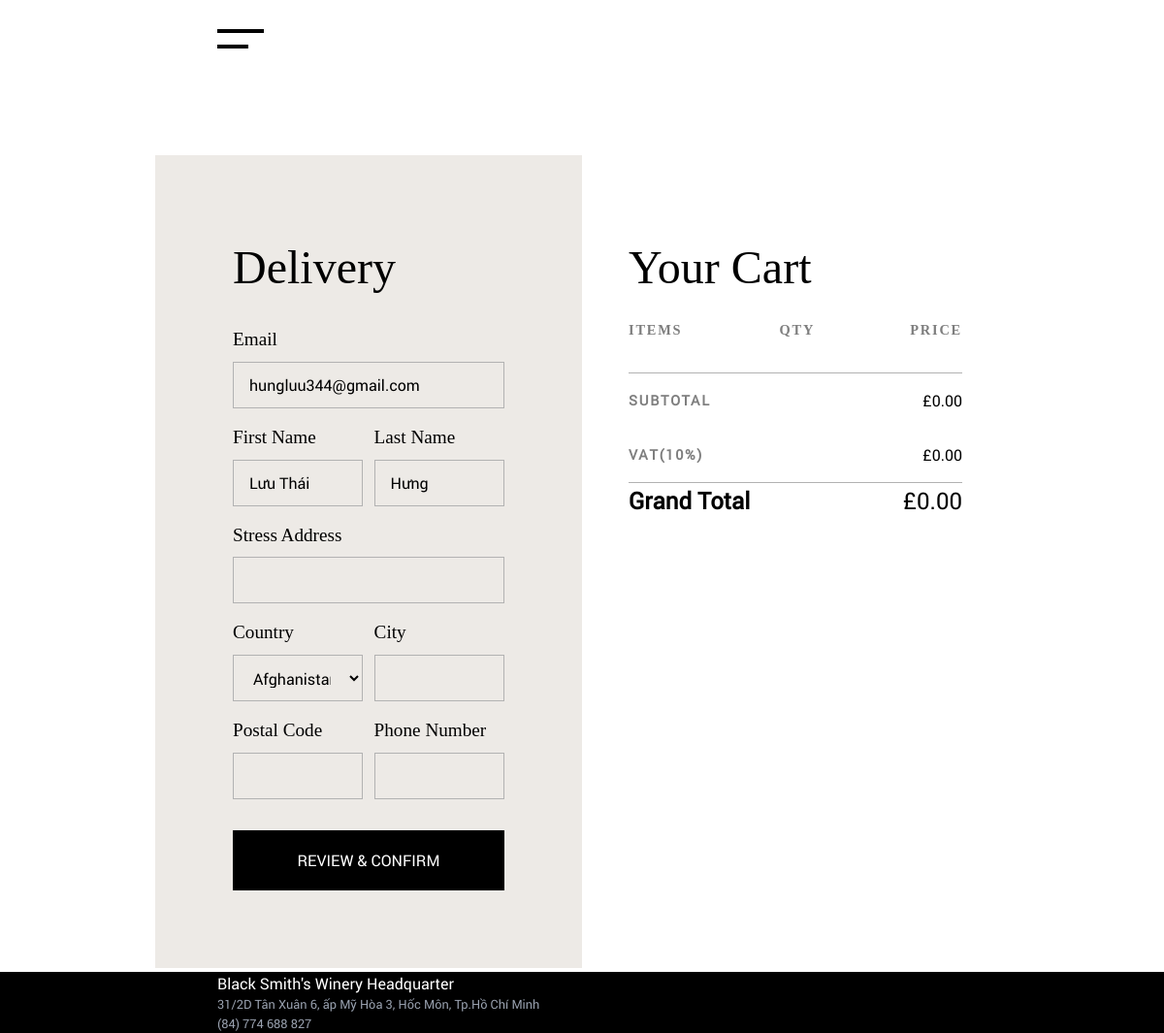
The app's page /checkout/shipping/ (signed in) with its own data.
### account/models/custom_user.py (models this page shows)
class CustomUser(AbstractBaseUser, PermissionsMixin):
    email = models.EmailField(unique=True)
    first_name = models.CharField(max_length=100, blank=True)
    last_name = models.CharField(max_length=100, blank=True)
    phone = models.CharField(max_length=15)
    address = models.TextField()
    city = models.CharField(max_length=50)
    is_active = models.BooleanField(default=True)
    is_staff = models.BooleanField(default=False)
    USERNAME_FIELD = "email"
    REQUIRED_FIELDS = ["full_name"]
    objects = CustomUserManager()

### checkout/views.py (the view, shortened to what this page needs)
# urls.py: path("shipping/", views.shipping, name="checkout/shipping"),
def shipping(request):
    vat_rate = StoreSettings.get_solo().vat_rate / 100
    session_data = request.session.get("shipping", {})
    cart = Cart.get_cart(request)
    initial = {}
    initial["customer_phone"] = session_data.get("customer_phone", "")
    initial["country"] = session_data.get("country", "")
    initial["city"] = session_data.get("city", "")
    initial["postal_code"] = session_data.get("postal_code", "")
    initial["address"] = session_data.get("address", "")
    if request.user.is_authenticated:
        initial["customer_email"] = request.user.email
        initial["customer_first_name"] = request.user.first_name
        initial["customer_last_name"] = request.user.last_name
    else:
        initial["customer_email"] = session_data.get("customer_email")
        initial["customer_first_name"] = session_data.get("customer_first_name")
        initial["customer_last_name"] = session_data.get("customer_last_name")
    subtotal = cart.get_total()
    vat = subtotal * vat_rate
    grand_total = subtotal + vat
    form = ShippingForm(initial=initial)
    context = {
        "step": 1,
        "form": form,
        "countries": Country.objects.all(),
        "cart": cart,
        "subtotal": subtotal,
        "vat": vat,
        "vat_rate": vat_rate,
        "grand_total": grand_total,
    }
    return render(request, "checkout/shipping.html", context)

### checkout/forms/shipping.py
class ShippingForm(forms.Form):
    customer_first_name = forms.CharField(max_length=100, required=True)
    customer_last_name = forms.CharField(max_length=100, required=True)
    customer_email = forms.EmailField(required=True)
    customer_phone = forms.CharField(max_length=11, required=True)
    country = forms.CharField()
    city = forms.CharField(max_length=100, required=True)
    postal_code = forms.CharField(max_length=15, required=True)
    address = forms.CharField(max_length=255, required=True)

### cart/models/cart.py (called while the page is built)
    @staticmethod
    def get_cart(request):
        if request.user.is_authenticated:
            cart, _ = Cart.objects.get_or_create(user=request.user)
        else:
            session_key = request.session.session_key or request.session.create()
            cart, _ = Cart.objects.get_or_create(session_key=session_key)
        return cart

    def get_total(self):
        return sum(item.get_total_price() for item in self.items.all())

### cart/templatetags/math_filters.py (called while the page is built)
@register.filter
def multiply(value, arg):
    return value * arg

### checkout/templates/checkout/shipping.html (shortened to what this page needs)
{% extends "_CheckoutLayout.html" %}
{% load static %}
{% load humanize %}
{% load math_filters %}
{% block content %}
<div class="modules--1 bg-white relative text-black">
  <div class="flex justify-between flex-row">
    <div class="w-[50%] flex flex-col bg-[#EDEAE6] p-[5rem]">
      <h1 class="font-[GTSuperDisplay] text-[3rem]">Delivery</h1>
      <form class="pt-[1.5rem]" method="post" class="w-full">
        <div class="flex flex-wrap justify-between">
          <div class="w-full">
            <label class="font-[GTSuperDisplay] inline-block text-[1.2rem] mb-[0.5rem]">Email</label>
            <input type="text" name="customer_email" class="w-full border border-[#b2b2b2] h-[3rem] px-[1rem] text-[1rem]" required value="{{ form.customer_email.value|default_if_none:'' }}" />
          </div>
          <div class="w-[48%] mt-[1rem]">
            <label class="font-[GTSuperDisplay] inline-block text-[1.2rem] mb-[0.5rem]">First Name</label>
            <input type="text" name="customer_first_name" class="w-full border border-[#b2b2b2] h-[3rem] px-[1rem] text-[1rem]" required value="{{ form.customer_first_name.value|default_if_none:'' }}" />
          </div>
          <div class="w-[48%] mt-[1rem]">
            <label class="font-[GTSuperDisplay] inline-block text-[1.2rem] mb-[0.5rem]">Last Name</label>
            <input type="text" name="customer_last_name" class="w-full border border-[#b2b2b2] h-[3rem] px-[1rem] text-[1rem]" required value="{{ form.customer_last_name.value|default_if_none:'' }}" />
          </div>
          <div class="w-full mt-[1rem]">
            <label class="font-[GTSuperDisplay] inline-block text-[1.2rem] mb-[0.5rem]">Stress Address</label>
            <input type="text" name="address" class="w-full border border-[#b2b2b2] h-[3rem] px-[1rem] text-[1rem]" required value="{{ form.address.value|default_if_none:'' }}" />
          </div>
          <div class="w-[48%] mt-[1rem]">
            <label class="font-[GTSuperDisplay] inline-block text-[1.2rem] mb-[0.5rem]">Country</label>
            <select name="country" class="w-full border border-[#b2b2b2] h-[3rem] px-[1rem] text-[1rem]" >
              {% for country in countries %}
              <option value="{{ country.id }}" {% if form.initial.country|add:""|stringformat:"s" == country.id|stringformat:"s" %} selected="selected" {% endif%} >{{ country.name }}</option>
              {% endfor %}
            </select>
          </div>
          <div class="w-[48%] mt-[1rem]">
            <label class="font-[GTSuperDisplay] inline-block text-[1.2rem] mb-[0.5rem]">City</label>
            <input type="text" name="city" class="w-full border border-[#b2b2b2] h-[3rem] px-[1rem] text-[1rem]" required value="{{ form.city.value|default_if_none:'' }}" />
          </div>
          <div class="w-[48%] mt-[1rem]">
            <label class="font-[GTSuperDisplay] inline-block text-[1.2rem] mb-[0.5rem]">Postal Code</label>
            <input type="text" name="postal_code" class="w-full border border-[#b2b2b2] h-[3rem] px-[1rem] text-[1rem]" required value="{{ form.postal_code.value|default_if_none:'' }}" />
          </div>
          <div class="w-[48%] mt-[1rem]">
            <label class="font-[GTSuperDisplay] inline-block text-[1.2rem] mb-[0.5rem]">Phone Number</label>
            <input type="text" name="customer_phone" class="w-full border border-[#b2b2b2] h-[3rem] px-[1rem] text-[1rem]" required value="{{ form.customer_phone.value|default_if_none:'' }}" />
          </div>
        </div>
        <button type="submit" class="mt-[2rem] bg-black w-full uppercase text-white border-none p-[1.2rem] font-[500] text-center">
          Review & Confirm
        </button>
      </form>
    </div>
    <div class="w-[50%] pt-[5rem] h-full top-0 sticky">
      <div class="w-full px-[3rem]">
        <h1 class="font-[GTSuperDisplay] text-[3rem]">Your Cart</h1>
        <table class="w-full pt-[1rem]">
          <thead class="">
            <tr class="text-left uppercase text-[1.2rem] font-[GTSuperDisplay]">
              <th class="eyebrow uppercase">Items</th>
              <th class="eyebrow py-[20px] text-center uppercase">Qty</th>
              <th class="eyebrow py-[20px] text-right uppercase">Price</th>
            </tr>
          </thead>
        </table>
        <ul class="w-full mt-[1rem] border-t-[1px] border-t-[#b2b2b2]">
          <li class="flex justify-between items-center py-[1rem]">
            <span class="eyebrow uppercase text-[1.5rem]">Subtotal</span>
            <span>£{{ subtotal|floatformat:2|intcomma }}</span>
          </li>
          <li class="flex justify-between items-center py-[1rem]">
            <span class="eyebrow uppercase text-[1.5rem]">VAT({{ vat_rate|multiply:100|floatformat:0 }}%)</span>
            <span>£{{ vat|floatformat:2|intcomma }}</span>
          </li>
          <li class="flex justify-between items-center border-t-[1px] border-t-[#b2b2b2] text-[1.5rem] ">
            <span class="font-bold">Grand Total</span>
            <span>£{{ grand_total|floatformat:2|intcomma }}</span>
          </li>
        </ul>
      </div>
    </div>
  </div>
</div>
{% endblock content %}

### records on screen
CustomUser: customer_email "hungluu344@gmail.com", customer_first_name "Lưu Thái", customer_last_name "Hưng"

### other values on screen
{{ subtotal|floatformat:2|intcomma }} "0.00"
{{ vat_rate|multiply:100|floatformat:0 }} "10"
{{ vat|floatformat:2|intcomma }} "0.00"
{{ grand_total|floatformat:2|intcomma }} "0.00"
form field country "Afghanistan"
